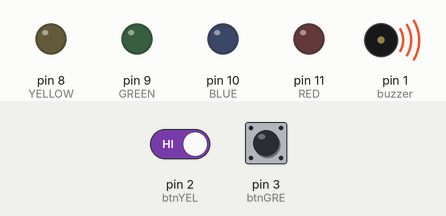
Recording of a sketch running on a simulated Arduino Uno, built with avr-gcc and run on an emulated ATmega328P. On the bench: output pins drawn as LEDs (lit = HIGH), buzzer (waves = sounding). Inputs (shaded band) come from the test bench; at power-on: pin 2 (btnYEL) HIGH, pin 3 (btnGRE) HIGH. Random numbers use the default seed unless the sketch sets one.

Above: at 6.1 s.
6.2 s: pin 2 (btnYEL) driven LOW
At 7.0 s:
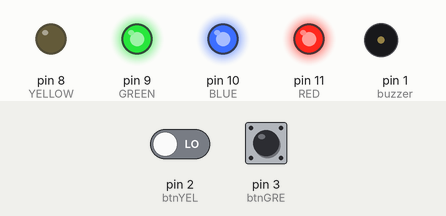
11.3 s: pin 2 (btnYEL) driven HIGH
At 28.6 s:
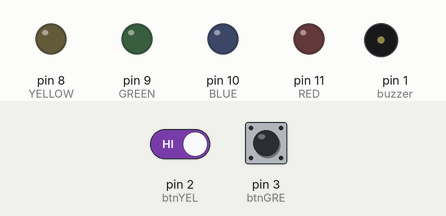
Timing chart, 0 to 29.0 s (numbered marks = the images above; inputs shaded):
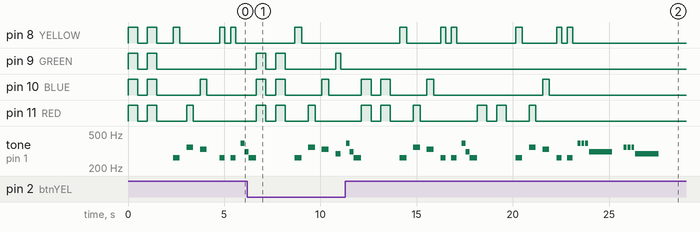

Measured:
- by itself, pin 9 (GREEN): alternates HIGH for 0.50 s and LOW for 0.50 s, 4 changes in all, then stays LOW
- by itself, tone on pin 1 (buzzer): plays 392 Hz for 0.20 s, 311 Hz for 0.20 s, 262 Hz for 0.40 s, 262 Hz for 0.35 s, 349 Hz for 0.35 s, 330 Hz for 0.35 s … (24 notes in this stretch)

The sketch:

MemoryGame.ino
```cpp
const int YELLOW = 8;
const int GREEN = 9;
const int BLUE = 10;
const int RED = 11;
const int btnYEL = 2;
const int btnGRE = 3;
const int btnBLU = 4;
const int btnRED = 5;
const int buzzer = 1;
const int c = 262;
const int db = 277;
const int d = 294;
const int eb = 311;
const int e = 330;
const int f = 349;
const int gb = 370;
const int g = 392;
const int ab = 415;
const int a = 440;
const int b = 466;
const int h = 494;
const int tones[4] = {c, d, e, f};
const int debounceTime = 20;
int duration = 350;
int sequence[6];
int seqSize = 2;
int life = 4;
bool gameOver = false;
bool computerTurn = true;

// LED and btn pins + random seed
void setup() {
  pinMode(YELLOW, OUTPUT);
  pinMode(GREEN, OUTPUT);
  pinMode(BLUE, OUTPUT);
  pinMode(RED, OUTPUT);
  pinMode(btnYEL, INPUT_PULLUP);
  pinMode(btnGRE, INPUT_PULLUP);
  pinMode(btnBLU, INPUT_PULLUP);
  pinMode(btnRED, INPUT_PULLUP);
  pinMode(buzzer, OUTPUT);
  pinMode(A0, INPUT);
  randomSeed(analogRead(A0));

}


// Plays random sequence
void playSequence(int duration) {
  for(int i = 0; i < seqSize; i++) {
    int randNum = getRandomColor();
    sequence[i] = randNum;
    displayColor(randNum, duration);
  }
}

// Generate random LED-color flash
int getRandomColor() {
	return random(4) + 8;
}


// Display LED
void displayColor(int color, int duration) {
	digitalWrite(color, HIGH);
  	tone(buzzer, tones[color - 8], duration);
    delay(duration);
    digitalWrite(color, LOW);
    delay(duration);
}


// Handle life and game over
void lifeManagement() {
  if(life == 0) {
    gameOver = true;
    life--;
  	return;
  }

  for(int j = 0; j < 2; j++) {
  	for(int i = life - 1; i >= 0; i--) {
  		digitalWrite(11 - i, HIGH);
  	}
  	delay(500);

  	for(int i = life - 1; i >= 0; i--) {
  		digitalWrite(11 - i, LOW);
  	}
  	delay(500);
  }

  life--;
}

// Player turn
void playerTurn() {
  for(int i = 0; i < seqSize && !gameOver; i++) {
    byte buttonState = buttonPress();
    displayColor(buttonState, 270);

    // Check if player press wrong button.
    if(buttonState != sequence[i]) {
      	if(life != 0) missSound();
   		lifeManagement();
        computerTurn = false;
      	if (life < 0) break;

		// Replay sequence
      	for(int j = 0; j < seqSize; j++) {
     		displayColor(sequence[j], duration);
      	}
      i = -1;

    } else {
      computerTurn = true;
    }
  }

  // Game Over?
  if(gameOver) {
    loseSound();
  }
  if(computerTurn) {
    winSound();
  }
}

// Wait for user input
int buttonPress() {
	while(true) {
    	if(digitalRead(btnYEL) == HIGH) {
        	delay(debounceTime);
        	if(digitalRead(btnYEL) == HIGH) {
    			return YELLOW;
        	}
    	} else if(digitalRead(btnGRE) == HIGH) {
        	delay(debounceTime);
        	if(digitalRead(btnGRE) == HIGH) {
    			return GREEN;
        	}
    	} else if(digitalRead(btnBLU) == HIGH) {
        	delay(debounceTime);
        	if(digitalRead(btnBLU) == HIGH) {
    			return BLUE;
        	}
    	} else if(digitalRead(btnRED) == HIGH) {
        	delay(debounceTime);
        	if(digitalRead(btnRED) == HIGH) {
    			return RED;
        	}
      	}
 	}
}

// Successful input sound
void winSound() {
  tone(buzzer, a, 250);
  delay(300);
  tone(buzzer, a, 100);
  delay(150);
  tone(buzzer, a);
  delay(450);
  tone(buzzer, db*2);
  delay(450);
  tone(buzzer, e*2);
  delay(450);
  tone(buzzer, a*2, 900);
  delay(900);
  noTone(buzzer);
}

// Failed input sound
void missSound() {
  tone(buzzer, g, 200);
  delay(200);
  tone(buzzer, eb, 200);
  delay(200);
  tone(buzzer, c, 400);
  delay(400);
  noTone(buzzer);
}

// Game over sound
void loseSound() {
  tone(buzzer, g, 150);
  delay(200);
  tone(buzzer, g, 150);
  delay(200);
  tone(buzzer, g, 150);
  delay(200);
  tone(buzzer, eb, 1200);
  delay(1800);
  tone(buzzer, f, 150);
  delay(200);
  tone(buzzer, f, 150);
  delay(200);
  tone(buzzer, f, 150);
  delay(200);
  tone(buzzer, d, 1200);
  delay(1800);
  noTone(buzzer);
}

// main
void loop() {
  lifeManagement();
  delay(350);

  // Check whos turn it is, computer or player
  while(!gameOver) {
  	if(computerTurn) {
    	if(seqSize < 6) {
    		seqSize++;
  		} else if(duration > 150) {
    		duration -= 50;
  		}
  		playSequence(duration);
    	computerTurn = false;
  	} else {
 		playerTurn();
  	}

  	delay(300);
  }
}
```
